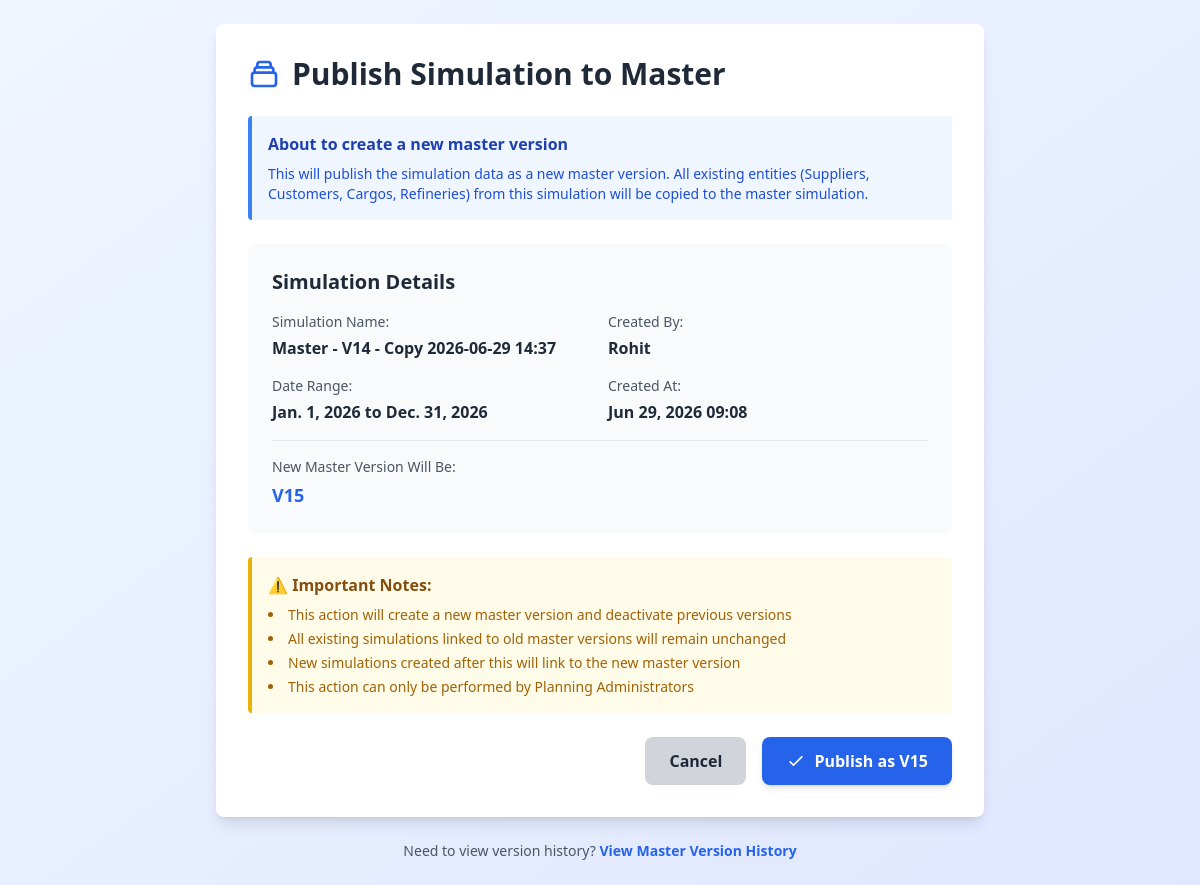
Page /simulation/47/publish-to-master/ (signed in) on the committed database.
### lng_planner/models.py (models this page shows, shortened)
class Simulation(models.Model):
    user = models.ForeignKey(User, on_delete=models.CASCADE, related_name='simulations', null=True, blank=True)
    name = models.CharField(max_length=200, default='Untitled Simulation')
    start_date = models.DateField()
    end_date = models.DateField()
    created_at = models.DateTimeField(auto_now_add=True)
    updated_at = models.DateTimeField(auto_now=True)
    is_active = models.BooleanField(default=True)
    is_master = models.BooleanField(default=False, help_text="Master simulation loaded from SAP")
    sap_api_url = models.URLField(blank=True, help_text="SAP API URL for refreshing master data")
    last_sap_sync = models.DateTimeField(null=True, blank=True, help_text="Last time master data was synced from SAP")
    master_version = models.ForeignKey(
        MasterVersion,
        on_delete=models.SET_NULL,
        null=True,
        blank=True,
        related_name='simulations',
        help_text="Master version this simulation was created from"
    )
    class Meta:
        ordering = ['-updated_at']

### lng_planner/views.py (the view, shortened to what this page needs)
# urls.py: path('simulation/<int:simulation_id>/publish-to-master/', views.publish_simulation_to_master, name='publish_to_master'),
@login_required
@user_passes_test(is_planning_admin)
def publish_simulation_to_master(request, simulation_id):
    simulation = get_object_or_404(Simulation, pk=simulation_id, user=request.user, is_master=False)
    return render(request, 'lng_planner/publish_confirm.html', {
        'simulation': simulation,
        'next_version': get_next_version_number()
    })

### lng_planner/views.py (called while the page is built)
def is_planning_admin(user):
    if not user.is_authenticated:
        return False
    if user.is_superuser:
        return True
    return user.groups.filter(name='Planning Admin').exists()

def get_next_version_number():
    from django.db.models import Max
    versions = MasterVersion.objects.all()
    max_num = 0
    for v in versions:
        try:
            num = int(v.version_number[1:])  # Extract number after 'V'
            if num > max_num:
                max_num = num
        except (ValueError, IndexError):
            continue
    next_num = max_num + 1
    return f"V{next_num}"

### lng_planner/templates/lng_planner/publish_confirm.html (shortened to what this page needs)
{% load static %}
<!DOCTYPE html>
<html lang="en">
<head>
    <script src="https://cdn.tailwindcss.com"></script>
</head>
<body class="bg-gradient-to-br from-blue-50 to-indigo-100 min-h-screen p-6">
    <div class="max-w-3xl mx-auto">
        <div class="bg-white rounded-lg shadow-lg p-8">
            <h2 class="text-3xl font-bold text-gray-800 mb-6 flex items-center">
                Publish Simulation to Master
            </h2>
            <div class="bg-blue-50 border-l-4 border-blue-500 p-4 mb-6 rounded">
                <p class="text-blue-800 font-semibold mb-2">About to create a new master version</p>
                <p class="text-blue-700 text-sm">
                    This will publish the simulation data as a new master version. All existing entities (Suppliers, Customers, Cargos, Refineries) from this simulation will be copied to the master simulation.
                </p>
            </div>
            <div class="bg-gray-50 rounded-lg p-6 mb-6">
                <h3 class="text-xl font-bold text-gray-800 mb-4">Simulation Details</h3>
                <div class="grid grid-cols-2 gap-4">
                    <div>
                        <p class="text-sm text-gray-600 mb-1">Simulation Name:</p>
                        <p class="font-semibold text-gray-800">{{ simulation.name }}</p>
                    </div>
                    <div>
                        <p class="text-sm text-gray-600 mb-1">Created By:</p>
                        <p class="font-semibold text-gray-800">{{ simulation.user.get_full_name|default:simulation.user.username }}</p>
                    </div>
                    <div>
                        <p class="text-sm text-gray-600 mb-1">Date Range:</p>
                        <p class="font-semibold text-gray-800">{{ simulation.start_date }} to {{ simulation.end_date }}</p>
                    </div>
                    <div>
                        <p class="text-sm text-gray-600 mb-1">Created At:</p>
                        <p class="font-semibold text-gray-800">{{ simulation.created_at|date:"M d, Y H:i" }}</p>
                    </div>
                </div>
                <div class="mt-4 pt-4 border-t border-gray-200">
                    <p class="text-sm text-gray-600 mb-1">New Master Version Will Be:</p>
                    <p class="font-bold text-blue-600 text-lg">{{ next_version }}</p>
                </div>
            </div>
            <div class="bg-yellow-50 border-l-4 border-yellow-500 p-4 mb-6 rounded">
                <p class="text-yellow-800 font-semibold mb-2">⚠️ Important Notes:</p>
                <ul class="list-disc list-inside text-sm text-yellow-700 space-y-1">
                    <li>This action will create a new master version and deactivate previous versions</li>
                    <li>All existing simulations linked to old master versions will remain unchanged</li>
                    <li>New simulations created after this will link to the new master version</li>
                    <li>This action can only be performed by Planning Administrators</li>
                </ul>
            </div>
            <form method="post" class="flex justify-end space-x-4">
                <a href="{% url 'lng_planner:dashboard' %}"
                   class="px-6 py-3 bg-gray-300 hover:bg-gray-400 text-gray-800 font-semibold rounded-lg transition duration-200">
                    Cancel
                </a>
                <button type="submit"
                        class="px-6 py-3 bg-blue-600 hover:bg-blue-700 text-white font-semibold rounded-lg shadow-md transition duration-200 flex items-center">
                    <svg xmlns="http://www.w3.org/2000/svg" class="h-5 w-5 mr-2" fill="none" viewBox="0 0 24 24" stroke="currentColor">
                        <path stroke-linecap="round" stroke-linejoin="round" stroke-width="2" d="M5 13l4 4L19 7" />
                    </svg>
                    Publish as {{ next_version }}
                </button>
            </form>
        </div>
        <div class="mt-6 text-center">
            <p class="text-sm text-gray-600">
                Need to view version history?
                <a href="{% url 'lng_planner:master_history' %}" class="text-blue-600 hover:text-blue-800 font-semibold">
                    View Master Version History
                </a>
            </p>
        </div>
    </div>
</body>
</html>

### rows in the picture
Simulation: name "Master - V14 - Copy 2026-06-29 14:37", user.get_full_name "Rohit", start_date "Jan. 1, 2026", end_date "Dec. 31, 2026", created_at "Jun 29, 2026 09:08"

### other values in the picture
{{ next_version }} "V15"
